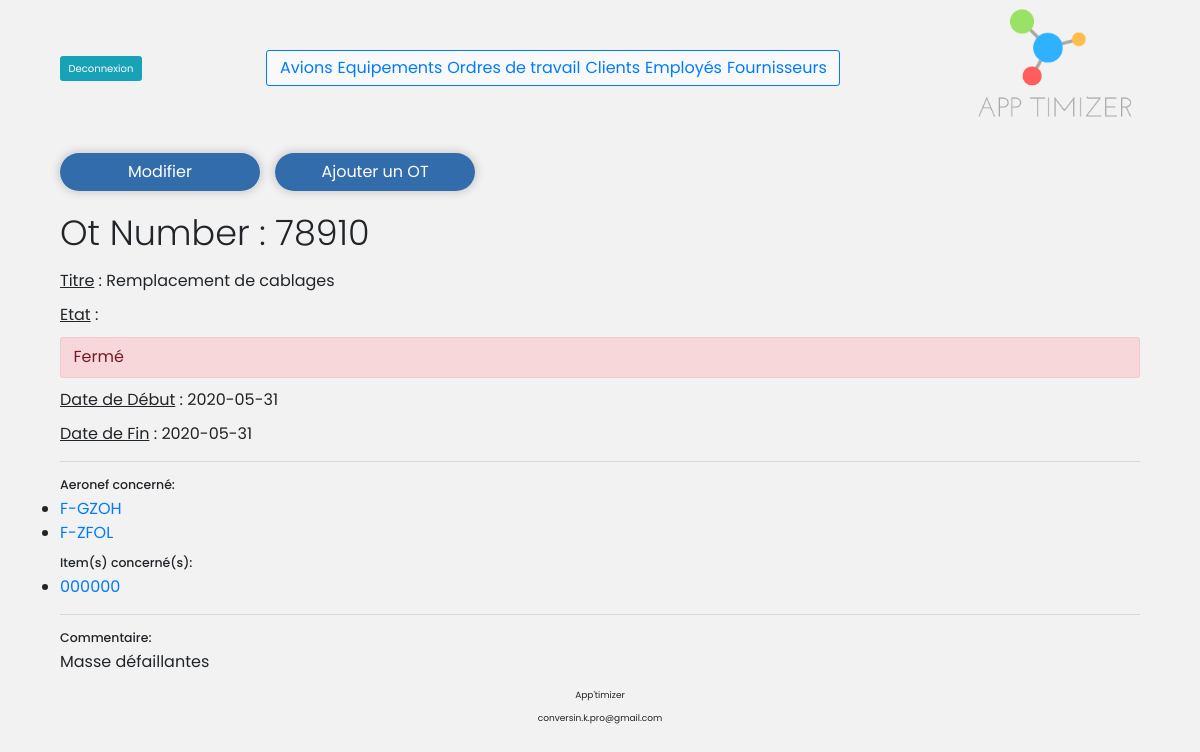
/construct/public/index.php?p=focus_ot&table=ot&id=10 (signed in), run on the app's committed database.
### tables this page shows
CREATE TABLE IF NOT EXISTS `plane` (
  `plane_id` int(11) NOT NULL AUTO_INCREMENT,
  `immat` varchar(255) NOT NULL,
  `serial_number_plane` varchar(255) NOT NULL,
  `customer_id` varchar(255) DEFAULT NULL,
  `type` varchar(255) NOT NULL,
  `nationalite` varchar(255) NOT NULL,
  `plane_img` varchar(255) DEFAULT 'default_plane.png',
  PRIMARY KEY (`plane_id`)
);

CREATE TABLE IF NOT EXISTS `items` (
  `item_id` int(11) NOT NULL AUTO_INCREMENT,
  `part_number` varchar(255) NOT NULL,
  `serial_number_item` varchar(255) NOT NULL,
  `designation` varchar(255) DEFAULT NULL,
  `supplier_id` int(100) DEFAULT NULL,
  PRIMARY KEY (`item_id`)
);

### construct/pages/focus_ot.php (called while the page is built)
<?php
require '../app/class/functions.php';
require '../app/class/focusOn.php';
require '../app/class/ot.php';
require '../app/class/DB_connect.php';
$id = htmlspecialchars($_GET['id']);
$query = "SELECT * FROM ot WHERE ot_id = ?";
$stmt = $pdo->prepare($query);
$stmt->execute([$id]);
$result = $stmt->fetchObject();
$ot = new Ot($result, $id);
require 'html/focus_ot.phtml';
 ?>

### construct/app/class/focusOn.php (called while the page is built, shortened)
<?php
class FocusOn
{
  protected $data;
  function __construct($data, $id)
  {
    $this->data = $data;
  }
  public function getDataAbout($thing){
    return $this->data->$thing;
  }
}
?>

### construct/app/class/DB_connect.php (called while the page is built)
<?php
 $dsn = 'mysql:dbname=apptimizer;host=localhost;port=3307';
 $user = 'root';
 $password = '';
 try {
     $pdo = new PDO($dsn, $user, $password, [
            PDO::ATTR_DEFAULT_FETCH_MODE => PDO::FETCH_ASSOC,
            PDO::ATTR_ERRMODE => PDO::ERRMODE_EXCEPTION
            ]);
     $pdo->query('SET NAMES UTF8');
 } catch (PDOException $e) {
     echo 'Connexion échouée : ' . $e->getMessage();
 }
?>

### construct/app/class/functions.php (called while the page is built, shortened)
<?php
function request_fetch($e){
    include 'DB_connect.php';
    $stmt = $pdo->prepare($e);
    $stmt->execute();
    $result = $stmt->fetch(PDO::FETCH_ASSOC);
    return $result;
};
?>

### construct/pages/html/focus_ot.phtml (the view)
<div class="button-container">
  <div class="action-button my-2">
    <a href="index.php?p=modify_ot&table=ot&id=<?= $ot->getDataAbout('ot_id') ?>">Modifier</a>
  </div>
  <div class="action-button my-2">
    <a href="index.php?p=add_ot&table=ot">Ajouter un OT</a>
  </div>
</div>
<div class="sub-content">
  <h3 class="display-4 mb-4">Ot Number : <?= $ot->getDataAbout('number_ot') ?></h3>
  <div>
    <div>
      <p><u>Titre</u> : <?= $ot->getDataAbout('title') ?></p>
      <p><u>Etat</u> : <?= $ot->getState() ?></p>
      <p><u>Date de Début</u> : <?= $ot->getDataAbout('start_date') ?></p>
      <p><u>Date de Fin</u> : <?= $ot->getDataAbout('end_date') ?></p>
    </div>
  </div>
  <hr class="my-4">
  <div>
    <h5 class="mb-2">Aeronef concerné: </h5>
    <ul>
      <?php
      $plane_list = explode(',', $ot->getDataAbout('plane_list'));
       foreach ($plane_list as $key => $value){
         $query = ot_rq_plane_list($value);
         $result = request_fetch($query);
         echo '<li><a href="index.php?p=focus_plane&table=plane&id='.$value.'">'.$result['immat'].'</a></li>';
       };
       ?>
    </ul>
    <h5 class="mb-2">Item(s) concerné(s): </h5>
    <ul>
      <?php
      $item_list = explode(',', $ot->getDataAbout('item_list'));
      foreach ($item_list as $key => $value) {
        $query = ot_rq_item_list($value);
        $result = request_fetch($query);
        echo '<li><a href="index.php?p=focus_items&table=items&id='.$value.'">'.$result['part_number'].'</a></li>';
      }
      ?>
    </ul>
  </div>
  <hr class="my-4">
  <h5>Commentaire: </h5>
  <p><?= $ot->getDataAbout('comment') ?></p>
</div>

### construct/public/css/style.css (style rules this page uses)
* { margin: 0; padding: 0; box-sizing:border-box; font-family: 'Poppins', sans-serif; }
html { font-size: 62.5%; }
body { font-size: 1.6em; width: 90%; margin: auto; background-color: #0000000d; }
a { text-decoration: none; }
.button-container { display: flex; margin: 1em 0; }
.action-button { width: 200px; margin-right: 15px; border: none; border-radius: 25px; box-shadow: 0 0 7px 3px lightgray; padding: 7px; background: #0f539ed6; text-align: center; }
.action-button a { color: white; text-decoration: none; }

### data on the page
plane: immat "F-GZOH"
plane: immat "F-ZFOL"
items: part_number "000000"

### other printed values
$ot->getDataAbout('number_ot') "78910"
$ot->getDataAbout('title') "Remplacement de cablages"
$ot->getDataAbout('start_date') "2020-05-31"
$ot->getDataAbout('end_date') "2020-05-31"
$ot->getDataAbout('comment') "Masse défaillantes"
